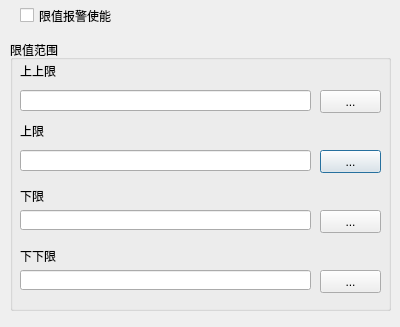
<?xml version="1.0" encoding="UTF-8"?>
<ui version="4.0">
 <class>CVariableAlarmDialog</class>
 <widget class="QDialog" name="CVariableAlarmDialog">
  <property name="geometry">
   <rect>
    <x>0</x>
    <y>0</y>
    <width>400</width>
    <height>327</height>
   </rect>
  </property>
  <property name="windowTitle">
   <string>Dialog</string>
  </property>
  <widget class="QGroupBox" name="groupBox">
   <property name="geometry">
    <rect>
     <x>10</x>
     <y>40</y>
     <width>381</width>
     <height>271</height>
    </rect>
   </property>
   <property name="title">
    <string>限值范围</string>
   </property>
   <widget class="QLabel" name="label_2">
    <property name="geometry">
     <rect>
      <x>10</x>
      <y>80</y>
      <width>351</width>
      <height>21</height>
     </rect>
    </property>
    <property name="text">
     <string>上限</string>
    </property>
   </widget>
   <widget class="QLineEdit" name="HLEdit">
    <property name="geometry">
     <rect>
      <x>10</x>
      <y>110</y>
      <width>291</width>
      <height>21</height>
     </rect>
    </property>
   </widget>
   <widget class="QPushButton" name="HLExpressButton">
    <property name="geometry">
     <rect>
      <x>310</x>
      <y>110</y>
      <width>61</width>
      <height>23</height>
     </rect>
    </property>
    <property name="text">
     <string>...</string>
    </property>
   </widget>
   <widget class="QLabel" name="label_3">
    <property name="geometry">
     <rect>
      <x>10</x>
      <y>20</y>
      <width>351</width>
      <height>21</height>
     </rect>
    </property>
    <property name="text">
     <string>上上限</string>
    </property>
   </widget>
   <widget class="QPushButton" name="HHLExpressButton">
    <property name="geometry">
     <rect>
      <x>310</x>
      <y>50</y>
      <width>61</width>
      <height>23</height>
     </rect>
    </property>
    <property name="text">
     <string>...</string>
    </property>
   </widget>
   <widget class="QLineEdit" name="HHLEdit">
    <property name="geometry">
     <rect>
      <x>10</x>
      <y>50</y>
      <width>291</width>
      <height>21</height>
     </rect>
    </property>
   </widget>
   <widget class="QPushButton" name="LLExpressButton">
    <property name="geometry">
     <rect>
      <x>310</x>
      <y>170</y>
      <width>61</width>
      <height>23</height>
     </rect>
    </property>
    <property name="text">
     <string>...</string>
    </property>
   </widget>
   <widget class="QLabel" name="label_4">
    <property name="geometry">
     <rect>
      <x>10</x>
      <y>140</y>
      <width>361</width>
      <height>31</height>
     </rect>
    </property>
    <property name="text">
     <string>下限</string>
    </property>
   </widget>
   <widget class="QLineEdit" name="LLEdit">
    <property name="geometry">
     <rect>
      <x>10</x>
      <y>170</y>
      <width>291</width>
      <height>20</height>
     </rect>
    </property>
   </widget>
   <widget class="QPushButton" name="LLLExpressButton">
    <property name="geometry">
     <rect>
      <x>310</x>
      <y>230</y>
      <width>61</width>
      <height>23</height>
     </rect>
    </property>
    <property name="text">
     <string>...</string>
    </property>
   </widget>
   <widget class="QLabel" name="label">
    <property name="geometry">
     <rect>
      <x>10</x>
      <y>200</y>
      <width>361</width>
      <height>31</height>
     </rect>
    </property>
    <property name="text">
     <string>下下限</string>
    </property>
   </widget>
   <widget class="QLineEdit" name="LLLEdit">
    <property name="geometry">
     <rect>
      <x>10</x>
      <y>230</y>
      <width>291</width>
      <height>20</height>
     </rect>
    </property>
   </widget>
  </widget>
  <widget class="QCheckBox" name="enableVarLimitCheckBox">
   <property name="geometry">
    <rect>
     <x>20</x>
     <y>0</y>
     <width>361</width>
     <height>31</height>
    </rect>
   </property>
   <property name="text">
    <string>限值报警使能</string>
   </property>
  </widget>
 </widget>
 <resources/>
 <connections/>
</ui>
